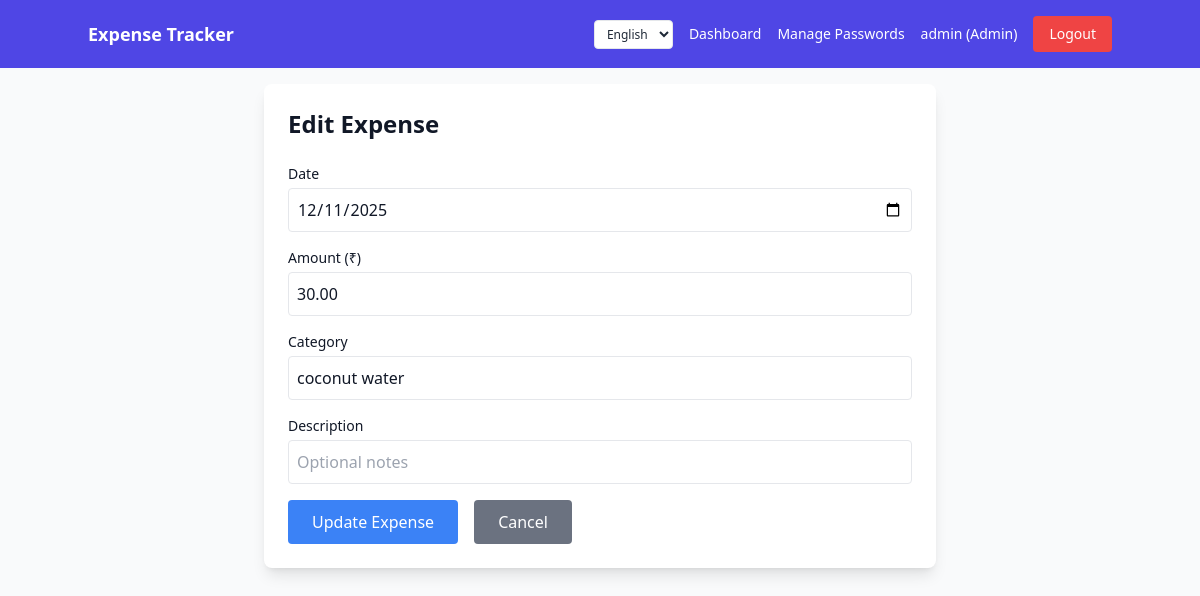
The page /expense/edit/6/ (signed in) on the database its author committed.
### expenses/models.py (models this page shows, shortened)
class Expense(models.Model):
    date = models.DateField()
    amount = models.DecimalField(max_digits=10, decimal_places=2)
    category = models.CharField(max_length=100)
    description = models.TextField(blank=True)

### expenses/views.py (the view)
# urls.py: path("expense/edit/<int:expense_id>/", views.edit_expense, name="edit_expense"),
def edit_expense(request, expense_id):
    if not request.user.is_staff:
        messages.error(request, "You don't have permission to edit expenses.")
        return redirect("dashboard")
    expense = get_object_or_404(Expense, id=expense_id)
    if request.method == "POST":
        form = ExpenseForm(request.POST, instance=expense)
        if form.is_valid():
            form.save()
            messages.success(request, "Expense updated successfully!")
            return redirect("dashboard")
    else:
        form = ExpenseForm(instance=expense)
    context = {
        "form": form,
        "expense": expense,
        "is_edit": True,
    }
    return render(request, "edit_expense.html", context)

### expenses/forms.py
class ExpenseForm(forms.ModelForm):
    class Meta:
        model = Expense
        fields = ["date", "amount", "category", "description"]
        widgets = {
            "date": forms.DateInput(attrs={
                "type": "date",
                "class": "border rounded p-2 w-full text-base",
                "style": "min-height: 44px;",
            }),
            "amount": forms.NumberInput(attrs={
                "class": "border rounded p-2 w-full text-base",
                "step": "0.01",
                "placeholder": "0.00",
                "style": "min-height: 44px;",
                "inputmode": "decimal",
            }),
            "category": forms.TextInput(attrs={
                "class": "border rounded p-2 w-full text-base",
                "placeholder": "e.g., Food, Transport",
                "style": "min-height: 44px;",
                "list": "category-suggestions",
            }),
            "description": forms.TextInput(attrs={
                "class": "border rounded p-2 w-full text-base",
                "placeholder": "Optional notes",
                "style": "min-height: 44px;",
            }),
        }

### expenses/templates/edit_expense.html (shortened to what this page needs)
{% extends "base.html" %}
{% block content %}
<div class="max-w-2xl mx-auto px-3 sm:px-0">
  <div class="bg-white p-4 sm:p-6 rounded-lg shadow-lg">
    <h1 class="text-xl sm:text-2xl font-bold mb-4 sm:mb-6">Edit Expense</h1>
    <form method="post" class="space-y-4">
      <div>
        <label for="id_date" class="block text-sm font-medium mb-1">Date</label>
        {{ form.date }}
      </div>
      <div>
        <label for="id_amount" class="block text-sm font-medium mb-1">Amount (₹)</label>
        {{ form.amount }}
      </div>
      <div>
        <label for="id_category" class="block text-sm font-medium mb-1">Category</label>
        {{ form.category }}
      </div>
      <div>
        <label for="id_description" class="block text-sm font-medium mb-1">Description</label>
        {{ form.description }}
      </div>
      <div class="flex flex-col sm:flex-row gap-2 sm:gap-4">
        <button type="submit" class="bg-blue-500 hover:bg-blue-600 text-white font-medium py-2.5 px-6 rounded w-full sm:w-auto">
          Update Expense
        </button>
        <a href="{% url 'dashboard' %}" class="bg-gray-500 hover:bg-gray-600 text-white font-medium py-2.5 px-6 rounded text-center w-full sm:w-auto">
          Cancel
        </a>
      </div>
    </form>
  </div>
</div>
{% endblock %}

### expenses/templates/base.html (shortened to what this page needs)
<!DOCTYPE html>
<html lang="en">
  <head>
    <script src="https://cdn.tailwindcss.com"></script>
  </head>
  <body class="bg-gray-50 text-gray-900">
    <header class="bg-indigo-600 text-white p-3 sm:p-4">
      <div class="container mx-auto flex flex-col sm:flex-row items-start sm:items-center justify-between gap-3">
        <a href="/" class="font-semibold text-lg" data-lang-en="Expense Tracker" data-lang-kn="ಖರ್ಚು ಟ್ರ್ಯಾಕರ್">Expense Tracker</a>
        <nav class="flex items-center gap-2 sm:gap-4 flex-wrap">
          <select id="language-selector" onchange="changeLanguage(this.value)" class="bg-white text-gray-800 text-xs px-2 py-1 rounded border">
            <option value="en">English</option>
          </select>
          <a class="hover:underline text-sm" href="/" data-lang-en="Dashboard" data-lang-kn="ಡ್ಯಾಶ್‌ಬೋರ್ಡ್">Dashboard</a>
          {% if user.is_authenticated %}
            {% if user.is_staff %}
              <a class="hover:underline text-xs sm:text-sm" href="{% url 'manage_passwords' %}" data-lang-en="Manage Passwords" data-lang-kn="ಪಾಸ್‌ವರ್ಡ್ ನಿರ್ವಹಣೆ">Manage Passwords</a>
            {% endif %}
            <span class="text-xs sm:text-sm">{{ user.username }}{% if user.is_staff %} (<span data-lang-en="Admin" data-lang-kn="ನಿರ್ವಾಹಕ">Admin</span>){% endif %}</span>
            <a href="{% url 'logout' %}" class="bg-red-500 hover:bg-red-600 px-3 sm:px-4 py-1.5 sm:py-2 rounded text-xs sm:text-sm" data-lang-en="Logout" data-lang-kn="ಲಾಗ್ಔಟ್">Logout</a>
          {% elif request.session.view_access %}
            <a href="{% url 'logout' %}" class="bg-red-500 hover:bg-red-600 px-3 sm:px-4 py-1.5 sm:py-2 rounded text-xs sm:text-sm" data-lang-en="Logout" data-lang-kn="ಲಾಗ್ಔಟ್">Logout</a>
          {% else %}
            <a href="{% url 'login' %}" class="bg-green-500 hover:bg-green-600 px-3 sm:px-4 py-1.5 sm:py-2 rounded text-xs sm:text-sm" data-lang-en="Admin" data-lang-kn="ನಿರ್ವಾಹಕ">Admin</a>
          {% endif %}
        </nav>
      </div>
    </header>
    <main class="container mx-auto p-3 sm:p-4 max-w-7xl">
      {% block content %}{% endblock %}
    </main>
  </body>
</html>

### rows shown on the page
Expense: date "12/11/2025", amount "30.00", category "coconut water"

### other values the page prints
{{ user.username }} "admin"
